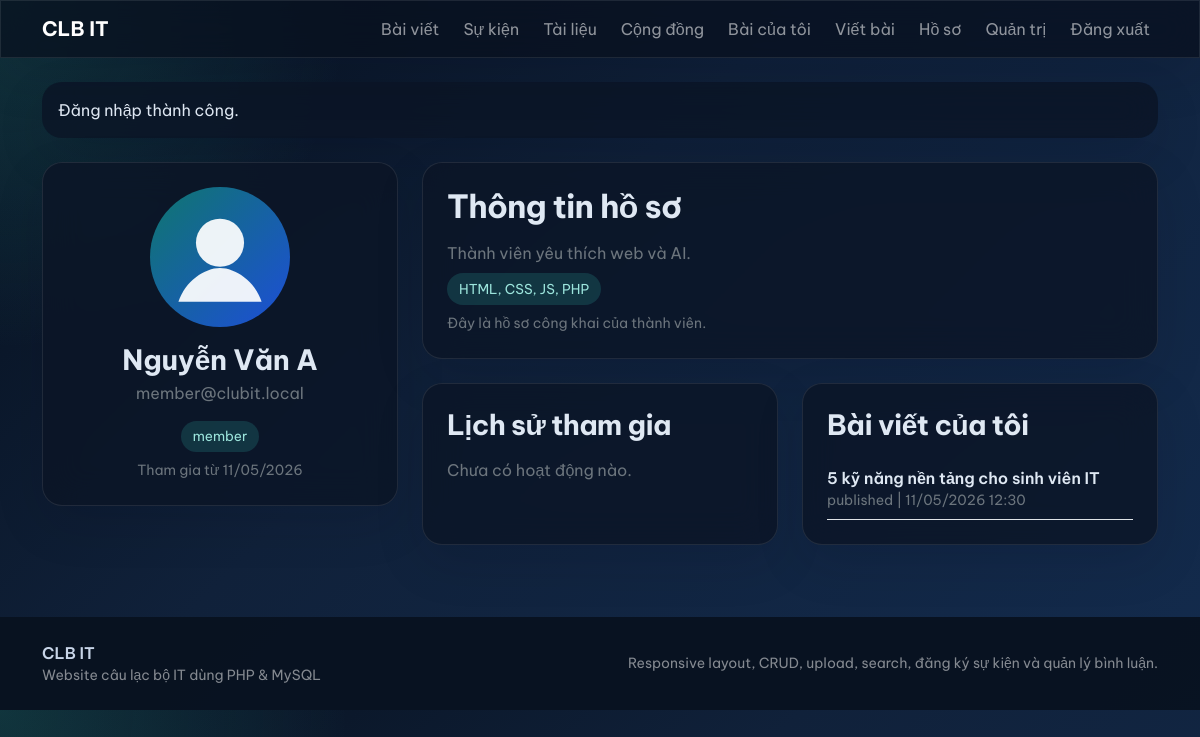
The app's page /profile.php?id=2 (signed in) with its own data.
### tables this page shows
CREATE TABLE users (
    id INT AUTO_INCREMENT PRIMARY KEY,
    fullname VARCHAR(100) NOT NULL,
    email VARCHAR(120) NOT NULL UNIQUE,
    password VARCHAR(255) NOT NULL,
    avatar VARCHAR(255) NULL,
    bio TEXT NULL,
    skills VARCHAR(255) NULL,
    role ENUM('admin', 'member') NOT NULL DEFAULT 'member',
    status ENUM('active', 'locked') NOT NULL DEFAULT 'active',
    created_at TIMESTAMP DEFAULT CURRENT_TIMESTAMP,
    updated_at TIMESTAMP DEFAULT CURRENT_TIMESTAMP ON UPDATE CURRENT_TIMESTAMP,
    INDEX idx_users_role_status (role, status)
);

CREATE TABLE posts (
    id INT AUTO_INCREMENT PRIMARY KEY,
    title VARCHAR(255) NOT NULL,
    slug VARCHAR(255) NOT NULL UNIQUE,
    excerpt VARCHAR(300) NOT NULL,
    content LONGTEXT NOT NULL,
    image VARCHAR(255) NULL,
    category_id INT NOT NULL,
    user_id INT NOT NULL,
    status ENUM('draft', 'published') NOT NULL DEFAULT 'published',
    published_at DATETIME NULL,
    created_at TIMESTAMP DEFAULT CURRENT_TIMESTAMP,
    updated_at TIMESTAMP DEFAULT CURRENT_TIMESTAMP ON UPDATE CURRENT_TIMESTAMP,
    CONSTRAINT fk_posts_category FOREIGN KEY (category_id) REFERENCES categories(id) ON DELETE RESTRICT,
    CONSTRAINT fk_posts_user FOREIGN KEY (user_id) REFERENCES users(id) ON DELETE CASCADE,
    INDEX idx_posts_category (category_id),
    INDEX idx_posts_user (user_id),
    INDEX idx_posts_status_date (status, published_at)
);

### config/database.php (called while the page is built, shortened)
<?php
function db(): PDO
{
    static $pdo = null;
    if ($pdo instanceof PDO) {
        return $pdo;
    }
    $dsn = 'mysql:host=' . DB_HOST . ';dbname=' . DB_NAME . ';charset=utf8mb4';
    $pdo = new PDO($dsn, DB_USER, DB_PASS, [
        PDO::ATTR_ERRMODE => PDO::ERRMODE_EXCEPTION,
        PDO::ATTR_DEFAULT_FETCH_MODE => PDO::FETCH_ASSOC,
        PDO::ATTR_EMULATE_PREPARES => false,
    ]);
    return $pdo;
}

### includes/functions.php (called while the page is built, shortened)
<?php
function e(?string $value): string
{
    return htmlspecialchars((string) $value, ENT_QUOTES, 'UTF-8');
}
function current_user_row(): ?array
{
    $stmt = db()->prepare('SELECT * FROM users WHERE id = :id LIMIT 1');
    $stmt->execute(['id' => (int) $_SESSION['user']['id']]);
    $user = $stmt->fetch();
    return $user;
}
function current_user_role(): ?string
{
    $user = current_user_row();
    return $user ? (string) $user['role'] : null;
}
function format_datetime(?string $value): string
{
    return date('d/m/Y H:i', strtotime($value));
}
function format_date(?string $value): string
{
    return date('d/m/Y', strtotime($value));
}

### profile.php (the view, shortened to what this page needs)
<?php
require_once __DIR__ . '/config/database.php';
require_once __DIR__ . '/includes/functions.php';
$viewer = current_user_row();
$profileId = (int) ($_GET['id'] ?? 0);
if ($profileId > 0) {
    $profileStmt = db()->prepare('SELECT * FROM users WHERE id = :id LIMIT 1');
    $profileStmt->execute(['id' => $profileId]);
    $user = $profileStmt->fetch();
} else {
    $user = $viewer;
}
$isOwnProfile = (int) $viewer['id'] === (int) $user['id'];
$registeredEventsStmt = db()->prepare("SELECT e.event_name, e.start_date, er.registered_at
    FROM event_registrations er
    INNER JOIN events e ON e.id = er.event_id
    WHERE er.user_id = :user_id
    ORDER BY er.registered_at DESC");
$registeredEventsStmt->execute(['user_id' => $user['id']]);
$registeredEvents = $registeredEventsStmt->fetchAll();
$myPostsStmt = db()->prepare('SELECT id, title, published_at, status FROM posts WHERE user_id = :user_id ORDER BY created_at DESC LIMIT 5');
$myPostsStmt->execute(['user_id' => $user['id']]);
$myPosts = $myPostsStmt->fetchAll();
require_once __DIR__ . '/includes/header.php';
?>
<div class="row g-4">
    <div class="col-lg-4">
        <div class="clubit-card p-4 text-center">
            <img src="<?php echo e($user['avatar'] ? UPLOAD_URL . '/' . $user['avatar'] : BASE_URL . '/assets/images/default-avatar.svg'); ?>" alt="Avatar" width="140" height="140" class="rounded-circle mb-3" style="object-fit:cover;">
            <h3 class="fw-bold mb-1"><?php echo e($user['fullname']); ?></h3>
            <div class="text-secondary mb-3"><?php echo e($user['email']); ?></div>
            <div class="soft-badge mb-2"><?php echo e($user['role']); ?></div>
            <div class="small text-secondary">Tham gia từ <?php echo e(format_date($user['created_at'])); ?></div>
        </div>
    </div>
    <div class="col-lg-8">
        <?php if ($isOwnProfile): ?>
            <div class="clubit-card p-4 mb-4">
                <h2 class="section-title mb-3">Cập nhật hồ sơ</h2>
                <form method="post" enctype="multipart/form-data" class="row g-3">
                    <div class="col-md-6">
                        <label class="form-label">Họ và tên</label>
                        <input type="text" name="fullname" class="form-control" value="<?php echo e($user['fullname']); ?>" required>
                    </div>
                    <div class="col-md-6">
                        <label class="form-label">Ảnh đại diện</label>
                        <input type="file" name="avatar" class="form-control" accept="image/*">
                    </div>
                    <div class="col-12">
                        <label class="form-label">Giới thiệu</label>
                        <textarea name="bio" class="form-control" rows="3"><?php echo e((string) $user['bio']); ?></textarea>
                    </div>
                    <div class="col-12">
                        <label class="form-label">Kỹ năng IT</label>
                        <input type="text" name="skills" class="form-control" value="<?php echo e((string) $user['skills']); ?>" placeholder="PHP, MySQL, UI/UX...">
                    </div>
                    <div class="col-12">
                        <label class="form-label">Mật khẩu mới</label>
                        <input type="password" name="password" class="form-control" placeholder="Để trống nếu không đổi">
                    </div>
                    <div class="col-12 d-grid d-md-flex justify-content-md-end">
                        <button class="btn btn-primary">Lưu hồ sơ</button>
                    </div>
                </form>
            </div>
        <?php else: ?>
            <div class="clubit-card p-4 mb-4">
                <h2 class="section-title mb-3">Thông tin hồ sơ</h2>
                <div class="text-secondary mb-2"><?php echo nl2br(e((string) ($user['bio'] ?? 'Chưa có giới thiệu.'))); ?></div>
                <div class="soft-badge mb-2"><?php echo e((string) ($user['skills'] ?: 'Chưa có kỹ năng')); ?></div>
                <div class="small text-secondary">Đây là hồ sơ công khai của thành viên.</div>
            </div>
        <?php endif; ?>
        <div class="row g-4">
            <div class="col-lg-6">
                <div class="clubit-card p-4 h-100">
                    <h3 class="section-title mb-3">Lịch sử tham gia</h3>
                    <?php if (!$registeredEvents): ?>
                        <div class="text-secondary">Chưa có hoạt động nào.</div>
                    <?php endif; ?>
                </div>
            </div>
            <div class="col-lg-6">
                <div class="clubit-card p-4 h-100">
                    <h3 class="section-title mb-3">Bài viết của tôi</h3>
                    <?php foreach ($myPosts as $post): ?>
                        <div class="border-bottom py-2">
                            <div class="fw-semibold"><?php echo e($post['title']); ?></div>
                            <div class="small text-secondary"><?php echo e($post['status']); ?> | <?php echo e(format_datetime($post['published_at'] ?? null)); ?></div>
                        </div>
                    <?php endforeach; ?>
                </div>
            </div>
        </div>
    </div>
</div>
<?php require_once __DIR__ . '/includes/footer.php'; ?>

### assets/css/app.css (style rules this page uses)
:root { --clubit-bg: #08111f; --clubit-surface: rgba(12, 21, 39, 0.84); --clubit-card: rgba(255, 255, 255, 0.94); --clubit-accent: #36c2b4; --clubit-accent-2: #1d4ed8; --clubit-text: #dfe8f3; --clubit-muted: #93a4ba; --clubit-border: rgba(255, 255, 255, 0.09); }
* { box-sizing: border-box; }
body { font-family: 'Be Vietnam Pro', sans-serif; background: radial-gradient(circle at top left, rgba(54, 194, 180, 0.18), transparent 28%), radial-gradient(circle at top right, rgba(29, 78, 216, 0.18), transparent 30%), linear-gradient(180deg, #f6fbff 0%, #eef4fb 36%, #e8eef8 100%); color: #0f172a; }
body.clubit-logged-in { background: radial-gradient(circle at top left, rgba(54, 194, 180, 0.2), transparent 25%), linear-gradient(135deg, #07111f 0%, #10213a 42%, #132b4d 100%); color: var(--clubit-text); }
.navbar-glass, .clubit-card, .clubit-panel, .sidebar-glass { backdrop-filter: blur(18px); border: 1px solid var(--clubit-border); box-shadow: 0 18px 50px rgba(2, 8, 23, 0.12); }
.clubit-card, .clubit-panel { background: var(--clubit-card); border-radius: 1.25rem; }
body.clubit-logged-in .clubit-card, body.clubit-logged-in .clubit-panel { background: rgba(12, 21, 39, 0.82); color: var(--clubit-text); }
.section-title { font-weight: 700; letter-spacing: -0.02em; }
.soft-badge { display: inline-flex; align-items: center; gap: 0.4rem; border-radius: 999px; padding: 0.35rem 0.75rem; font-size: 0.85rem; background: rgba(54, 194, 180, 0.12); color: #0f766e; }
body.clubit-logged-in .soft-badge { background: rgba(54, 194, 180, 0.18); color: #9ce5dc; }

### records on screen
users: fullname "Nguyễn Văn A", email "member@clubit.local", role "member", created_at "11/05/2026", bio "Thành viên yêu thích web và AI.", skills "HTML, CSS, JS, PHP"
posts: title "5 kỹ năng nền tảng cho sinh viên IT", status "published", published_at "11/05/2026 12:30"

### other values on screen
APP_NAME "CLB IT"
$flash['message'] "Đăng nhập thành công."
